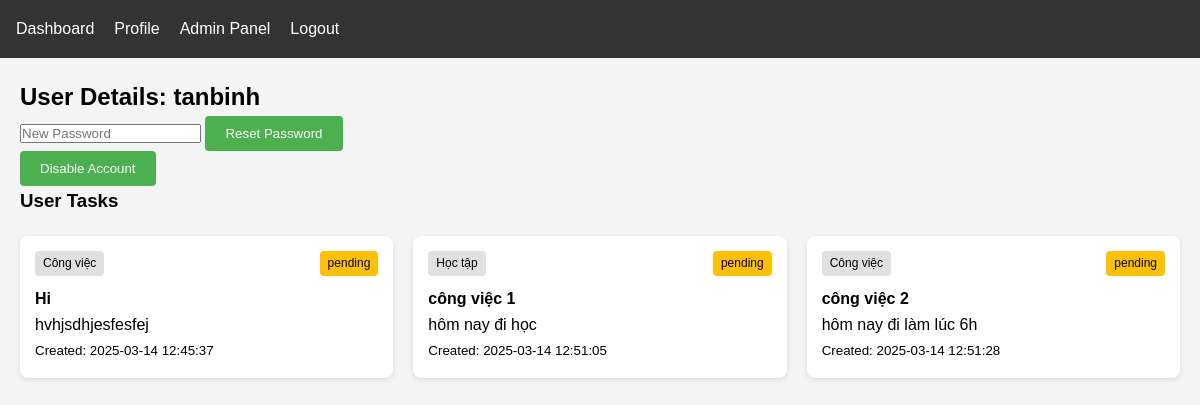
The app's page /admin/user/3 (signed in), older data.
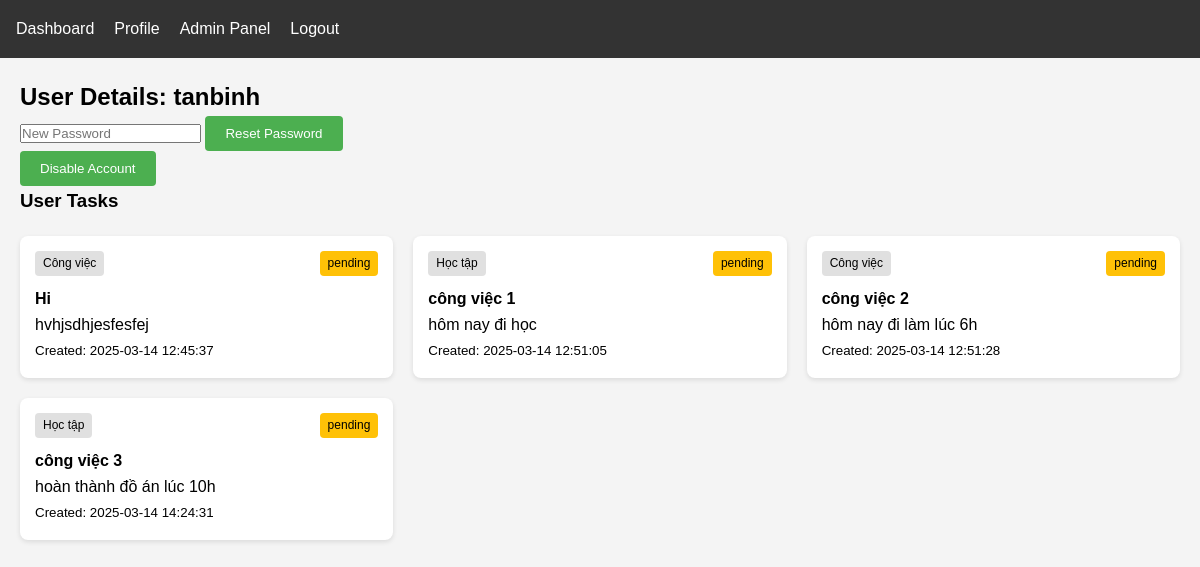
The same page, newer data.
### tables this page shows
CREATE TABLE tasks (
        id INTEGER PRIMARY KEY AUTOINCREMENT,
        title VARCHAR(100) NOT NULL,
        description TEXT,
        status VARCHAR(20) DEFAULT 'pending',
        created_at TIMESTAMP DEFAULT CURRENT_TIMESTAMP,
        finished_at TIMESTAMP,
        user_id INTEGER,
        category_id INTEGER,
        FOREIGN KEY (user_id) REFERENCES users(id),
        FOREIGN KEY (category_id) REFERENCES categories(id)
    );

CREATE TABLE categories (
        id INTEGER PRIMARY KEY AUTOINCREMENT,
        name VARCHAR(50) NOT NULL,
        description TEXT,
        created_at TIMESTAMP DEFAULT CURRENT_TIMESTAMP
    );

### app.py (the view)
@app.route('/admin/user/<int:user_id>')
def admin_user_detail(user_id):
    if not session.get('is_admin'):
        return redirect(url_for('user_dashboard'))
    db = get_db()
    user = db.execute('SELECT * FROM users WHERE id = ?', (user_id,)).fetchone()
    tasks = db.execute('''
        SELECT t.*, c.name as category_name
        FROM tasks t
        LEFT JOIN categories c ON t.category_id = c.id
        WHERE t.user_id = ?
    ''', (user_id,)).fetchall()
    return render_template('admin/user_detail.html', user=user, tasks=tasks)

### app.py (called while the page is built)
def get_db():
    db = sqlite3.connect(DATABASE)
    db.row_factory = sqlite3.Row
    db.execute('PRAGMA foreign_keys = ON')
    return db

### templates/admin/user_detail.html (shortened to what this page needs)
{% extends "base.html" %}
{% block content %}
<div class="user-detail-container">
    <div class="user-header">
        <h2>User Details: {{ user.username }}</h2>
        <div class="user-actions">
            <form method="POST" action="{{ url_for('admin_reset_password', user_id=user.id) }}"
                  class="reset-password-form">
                <input type="password" name="new_password" placeholder="New Password" required>
                <button type="submit" class="btn btn-warning">Reset Password</button>
            </form>
            <form method="POST" action="{{ url_for('admin_toggle_user', user_id=user.id) }}">
                <button type="submit" class="btn {% if user.is_active %}btn-danger{% else %}btn-success{% endif %}">
                    {% if user.is_active %}Disable Account{% else %}Enable Account{% endif %}
                </button>
            </form>
        </div>
    </div>
    <div class="user-tasks">
        <h3>User Tasks</h3>
        <div class="task-cards">
            {% for task in tasks %}
            <div class="task-card">
                <div class="task-header">
                    <span class="category-badge">{{ task.category_name }}</span>
                    <span class="status-badge {{ task.status }}">{{ task.status }}</span>
                </div>
                <h4>{{ task.title }}</h4>
                <p>{{ task.description }}</p>
                <div class="task-dates">
                    <small>Created: {{ task.created_at }}</small>
                </div>
            </div>
            {% endfor %}
        </div>
    </div>
</div>
{% endblock %}

Row changes from the older to the newer data that the page shows:
added tasks: category_name "Học tập", status "pending", title "công việc 3", description "hoàn thành đồ án lúc 10h", created_at "2025-03-14 14:24:31"
